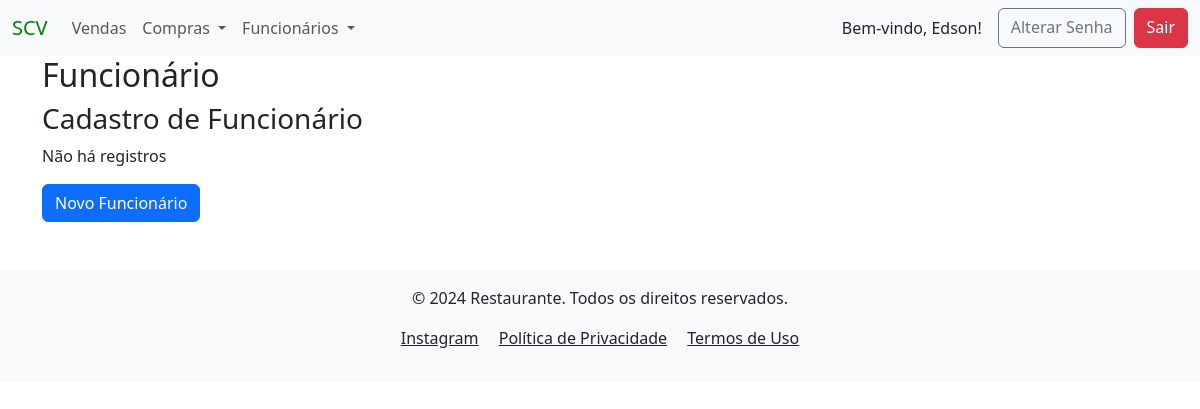
Page /funcionario/ (signed in) on the earlier database version.
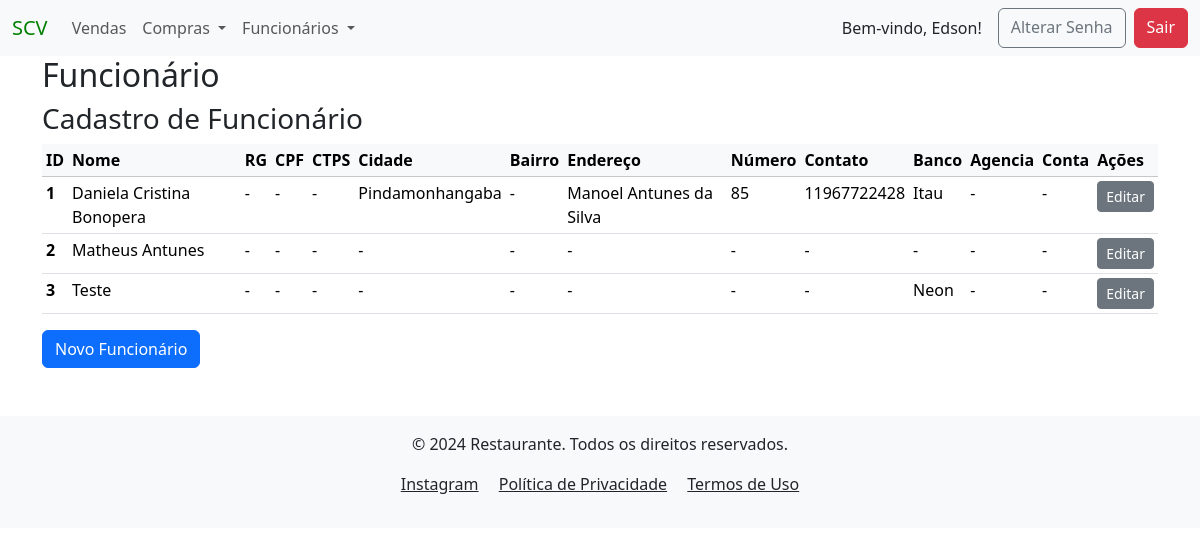
Same page on the later database version.
### funcionarios/models.py (models this page shows, shortened)
class Cadastro(models.Model):
    LIST_BANK = [('Banco do Brasil', 'Banco do Brasil'),
                   ('Banco Original', 'Banco Original'),
                   ('Bradesco', 'Bradesco'),
                   ('Caixa Econômica', 'Caixa Econômica'),
                   ('C6 Bank', 'C6 Bank'),
                   ('Itau', 'Itau'),
                   ('Inter', 'Inter'),
                   ('Neon', 'Neon'),
                   ('Next', 'Next'),
                   ('Nubank', 'Nubank'),
                   ('Santander', 'Santander'),
                   ]
    created_at = models.DateTimeField(auto_now_add=True)
    nome_funcionario = models.CharField(verbose_name="Funcionário", max_length=40 , blank=False, unique=True)
    rg = models.CharField(verbose_name="RG", max_length=14, null=True , blank=True)
    cpf = models.CharField(verbose_name="CPF", max_length=14, null=True , blank=True)
    carteira_trabalho = models.CharField(verbose_name="CTPS", max_length=12, null=True, blank=True)
    endereco = models.CharField(verbose_name="Endereço", max_length=40, null=True, blank=True)
    numero = models.CharField(verbose_name="Número", max_length=255, null=True, blank=True)
    bairro = models.CharField(verbose_name="Bairro", max_length=20, null=True, blank=True)
    cidade = models.CharField(verbose_name="Cidade", max_length=30, null=True, blank=True)
    telefone = models.CharField(verbose_name="Telefone", max_length=13, null=True, blank=True)
    banco = models.CharField(verbose_name="Banco", choices=LIST_BANK, max_length=15, null=True, blank=True)
    agencia = models.CharField(verbose_name="Agencia", max_length=7, null=True, blank=True)
    conta = models.CharField(verbose_name="Conta", max_length=10, null=True, blank=True)
    author = models.ForeignKey(User, on_delete=models.PROTECT, blank=False, default=1)
    dt_atualizado = models.DateTimeField(auto_now=True, null=False, blank=False)

### funcionarios/views.py (the view, shortened to what this page needs)
# urls.py: path('funcionario/', CadastroListView.as_view(), name="funcionarios_list"),
class CadastroListView(LoginRequiredMixin, PermissionRequiredMixin, ListView):
    model = Cadastro
    template_name = 'funcionarios/funcionarios_list.html'  # Garante que o template correto será usado
    context_object_name = 'funcionarios_list'
    permission_required = 'funcionarios.view_cadastro'  # Permissão para visualizar objetos'

### funcionarios/templates/funcionarios/funcionarios_list.html (shortened to what this page needs)
{% extends 'global/base.html' %}
{% block content %}
    <h2>Funcionário</h2>
    <h3>Cadastro de Funcionário</h3>
    {% if funcionarios_list %}
        <table class="table table-sm">
            <thead class="table-light">
            <tr>
                <th scope="col">ID</th>
                <th scope="col">Nome</th>
                <th scope="col">RG</th>
                <th scope="col">CPF</th>
                <th scope="col">CTPS</th>
                <th scope="col">Cidade</th>
                <th scope="col">Bairro</th>
                <th scope="col">Endereço</th>
                <th scope="col">Número</th>
                <th scope="col">Contato</th>
                <th scope="col">Banco</th>
                <th scope="col">Agencia</th>
                <th scope="col">Conta</th>
                <th scope="col">Ações</th>
            </tr>
            </thead>
            <tbody>
                {% for funcionario in funcionarios_list %}
                    <tr>
                        <th scope="row" >{{ funcionario.pk }}</th>
                        <td>{{ funcionario.nome_funcionario }}</td>
                        <td>{{ funcionario.rg| default:"-" }}</td>
                        <td>{{ funcionario.cpf| default:"-" }}</td>
                        <td>{{ funcionario.carteira_trabalho| default:"-" }}</td>
                        <td>{{ funcionario.cidade| default:"-" }}</td>
                        <td>{{ funcionario.bairro| default:"-" }}</td>
                        <td>{{ funcionario.endereco| default:"-" }}</td>
                        <td>{{ funcionario.numero| default:"-" }}</td>
                        <td>{{ funcionario.telefone| default:"-" }}</td>
                        <td>{{ funcionario.banco| default:"-" }}</td>
                        <td>{{ funcionario.agencia| default:"-" }}</td>
                        <td>{{ funcionario.conta| default:"-" }}</td>
                        <td>
                            <a href="{% url 'update_funcionarios' pk=funcionario.pk %}" class="btn btn-secondary btn-sm" >Editar</a>
                        </td>
                    </tr>
                {% endfor %}
            </tbody>
        </table>
    {% else %}
        <p>Não há registros</p>
    {% endif %}
    <a href="{% url 'create_funcionarios' %}" class="btn btn-primary">Novo Funcionário</a>
{% endblock content %}

Differences in the rows shown:
added Cadastro: pk "1", nome_funcionario "Daniela Cristina Bonopera", rg "-", cpf "-", carteira_trabalho "-", cidade "Pindamonhangaba", bairro "-", endereco "Manoel Antunes da Silva", numero "85", telefone "11967722428", banco "Itau", agencia "-", conta "-"
added Cadastro: pk "2", nome_funcionario "Matheus Antunes", rg "-", cpf "-", carteira_trabalho "-", cidade "-", bairro "-", endereco "-", numero "-", telefone "-", banco "-", agencia "-", conta "-"
added Cadastro: pk "3", nome_funcionario "Teste", rg "-", cpf "-", carteira_trabalho "-", cidade "-", bairro "-", endereco "-", numero "-", telefone "-", banco "Neon", agencia "-", conta "-"
Other differences:
text no longer shown: "Não há registros"
text now shown: "ID Nome RG CPF CTPS Cidade Bairro Endereço Número Contato Banco Agencia Conta Ações"
